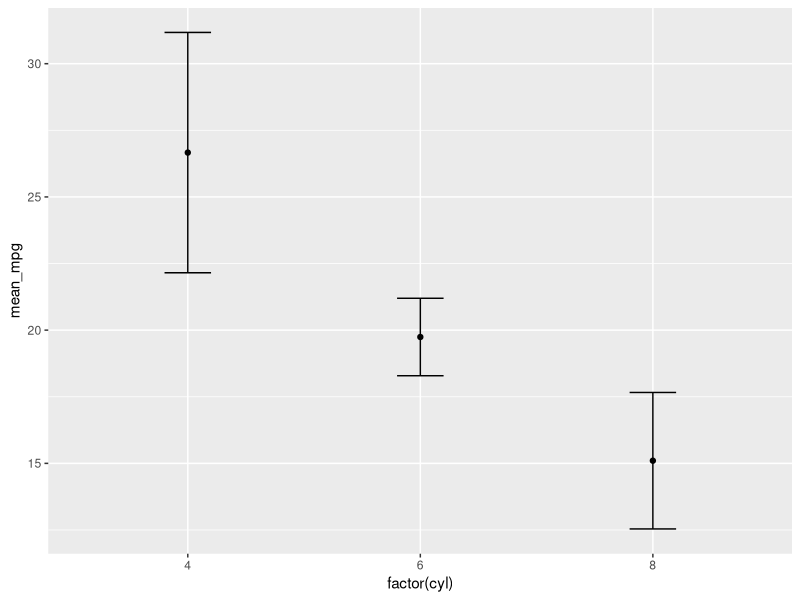

The R script that drew this image:
# SETUP: library(ggplot2); library(dplyr)
# NL: using mtcars with cyl as a factor, compute the mean and standard deviation of mpg for each cylinder count, then plot the means as points with error bars for the standard deviation
library(ggplot2)
library(dplyr)
mtcars %>% group_by(cyl) %>% summarise(mean_mpg = mean(mpg), sd_mpg = sd(mpg)) %>%
  ggplot(aes(x = factor(cyl), y = mean_mpg)) + geom_point() + geom_errorbar(aes(ymin = mean_mpg - sd_mpg, ymax = mean_mpg + sd_mpg), width = 0.2)
